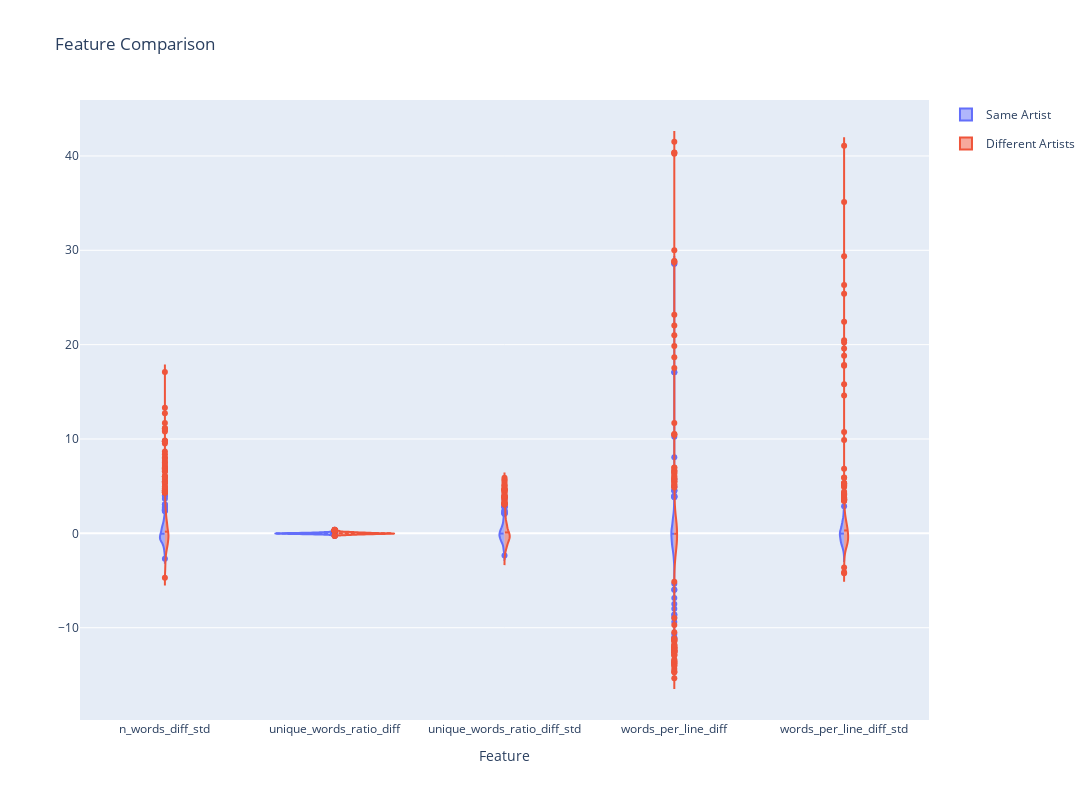

Source (notebook cell):
### Code cell
fig = violine_feature_plot(feature_df, feature[1:])
fig.update_layout(
    autosize=False,
    width=2000,
    height=800,)
fig.update_xaxes(range=[-0.5, 4.5])
fig.show()

# Note that you should click *Autoscale* on the figure option to show all artists' violins

### Figure 1 — Plotly figure (JSON) as saved in the notebook; plotly's stock layout.template omitted (floating-point values rounded to 4 significant figures; data arrays with more than 128 entries replaced by an {"elided": "..."} marker saying what was removed)
{"data": [{"legendgroup": "Same Artist", "meanline": {"visible": true}, "name": "Same Artist", "scalegroup": "Same Artist", "side": "negative", "type": "violin", "x": {"elided": "5280 str values"}, "y": {"elided": "5280 float values"}}, {"legendgroup": "Different Artists", "meanline": {"visible": true}, "name": "Different Artists", "scalegroup": "Different Artists", "side": "positive", "type": "violin", "x": {"elided": "10560 str values"}, "y": {"elided": "10560 float values"}}], "layout": {"autosize": false, "height": 800, "title": {"text": "Feature Comparison"}, "violingap": 0, "violinmode": "overlay", "width": 2000, "xaxis": {"range": [-0.5, 4.5], "title": {"text": "Feature"}}}}
